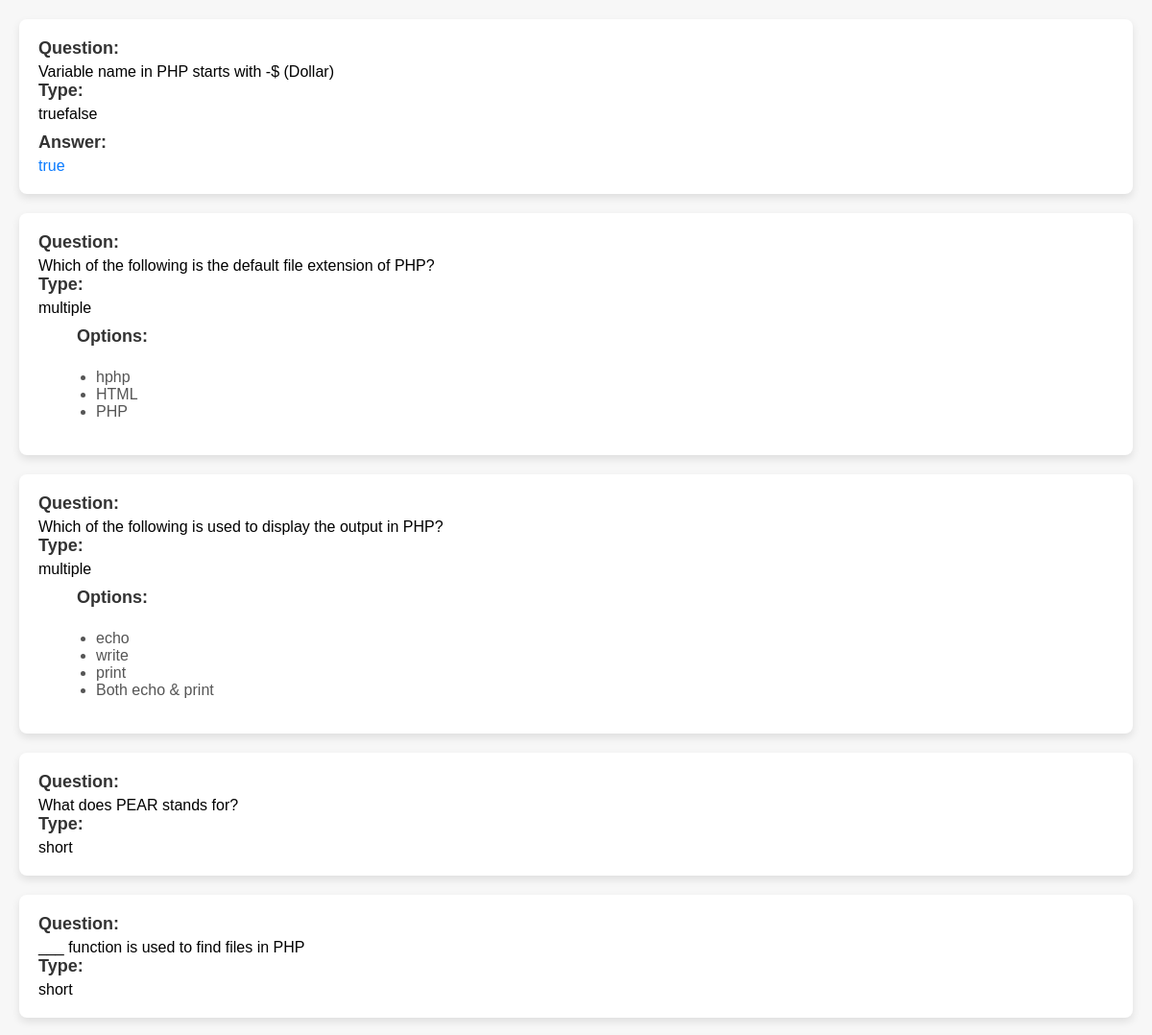
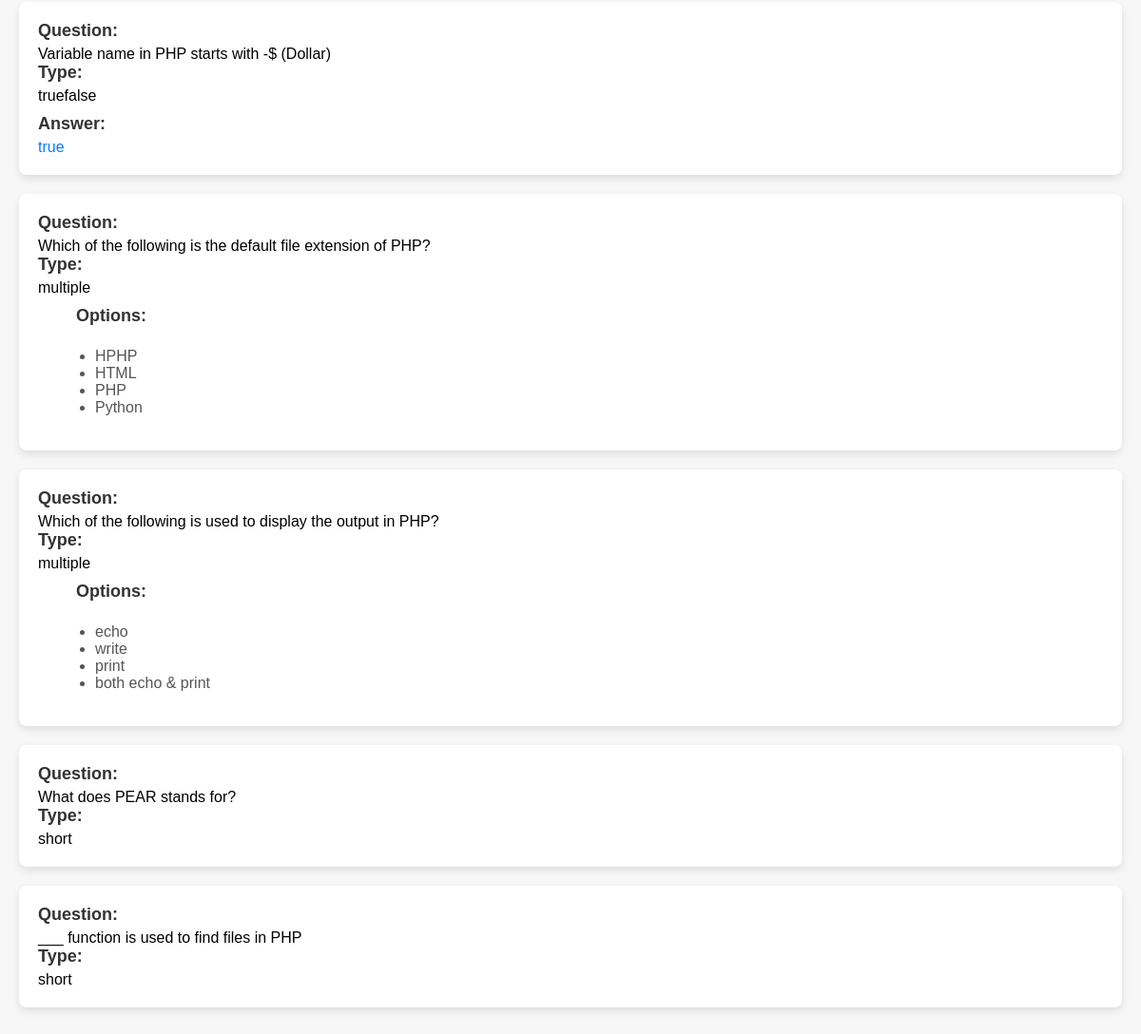
/review.php, run on the app's committed database (2 pictures, top to bottom).
### tables this page shows
CREATE TABLE `questions` (
  `id` int(11) NOT NULL,
  `question` text NOT NULL,
  `form_name` varchar(225) DEFAULT NULL,
  `question_type` enum('short','truefalse','multiple') NOT NULL,
  `correct_answer` varchar(255) DEFAULT NULL
);

CREATE TABLE `answers` (
  `id` int(11) NOT NULL,
  `question_id` int(11) NOT NULL,
  `answer` text NOT NULL,
  `form_name` varchar(225) DEFAULT NULL,
  `user_name` varchar(250) DEFAULT NULL,
  `user_id` varchar(250) DEFAULT NULL
);

CREATE TABLE `options` (
  `id` int(11) NOT NULL,
  `question_id` int(11) NOT NULL,
  `option_text` varchar(255) NOT NULL,
  `form_name` varchar(225) DEFAULT NULL
);

### review.php (the view, shortened to what this page needs)
<?php
include 'db.php';
?>
<!DOCTYPE html>
<html lang="en">
<head>
</head>
<body>
<?php
$query = "SELECT * FROM questions";
$result = $mysqli->query($query);
if ($result->num_rows > 0) {
    while ($question = $result->fetch_assoc()) {
        echo "<div class='question-container'>";
        echo "<strong>Question:</strong> " . htmlspecialchars($question['question']) . "<br>";
        echo "<strong>Type:</strong> " . htmlspecialchars($question['question_type']) . "<br>";
        if ($question['question_type'] == 'multiple') {
            $stmt = $mysqli->prepare("SELECT option_text FROM options WHERE question_id = ?");
            $stmt->bind_param("i", $question['id']);
            $stmt->execute();
            $options_result = $stmt->get_result();
            echo "<ul class='options'><strong>Options:</strong><br>";
            while ($option = $options_result->fetch_assoc()) {
                echo "<li>" . htmlspecialchars($option['option_text']) . "</li>";
            }
            echo "</ul>";
        } elseif ($question['question_type'] == 'truefalse') {
            $stmt = $mysqli->prepare("SELECT answer FROM answers WHERE question_id = ?");
            $stmt->bind_param("i", $question['id']);
            $stmt->execute();
            $answer_result = $stmt->get_result();
            $answer = $answer_result->fetch_assoc();
            if ($answer) {
                echo "<div class='answer'><strong>Answer:</strong> " . htmlspecialchars($answer['answer']) . "</div>";
            } else {
                echo "<div class='answer'><strong>Answer:</strong> No answer found.</div>";
            }
        }
        echo "</div>";
    }
} else {
    echo "<div class='no-questions'>No questions found.</div>";
}
?>
</body>
</html>

### review.php (style rules this page uses)
body { font-family: Arial, sans-serif; background-color: #f7f7f7; margin: 0; padding: 20px; }
.question-container { background-color: #fff; padding: 20px; margin-bottom: 20px; border-radius: 8px; box-shadow: 0 4px 8px rgba(0,0,0,0.1); }
.question-container strong { display: block; font-size: 18px; color: #333; margin-bottom: 5px; }
.question-container .options { margin-top: 10px; }
.question-container .options li { list-style-type: disc; margin-left: 20px; color: #555; }
.question-container .answer { margin-top: 10px; color: #0a7bff; }

### data on the page
questions: question "Variable name in PHP starts with -$ (Dollar)", question_type "truefalse", answers.answer "true"
questions: question "Which of the following is the default file extension of PHP?", question_type "multiple"
options: option_text "hphp"
options: option_text "HTML"
options: option_text "PHP"
questions: question "Which of the following is used to display the output in PHP?", question_type "multiple"
options: option_text "echo"
options: option_text "write"
options: option_text "print"
options: option_text "Both echo & print"
questions: question "What does PEAR stands for?", question_type "short"
questions: question "___ function is used to find files in PHP", question_type "short"
questions: question "Variable name in PHP starts with -$ (Dollar)", question_type "truefalse", answers.answer "true"
questions: question "Which of the following is the default file extension of PHP?", question_type "multiple"
options: option_text "HPHP"
options: option_text "HTML"
options: option_text "PHP"
options: option_text "Python"
questions: question "Which of the following is used to display the output in PHP?", question_type "multiple"
options: option_text "echo"
options: option_text "write"
options: option_text "print"
options: option_text "both echo & print"
questions: question "What does PEAR stands for?", question_type "short"
questions: question "___ function is used to find files in PHP", question_type "short"
